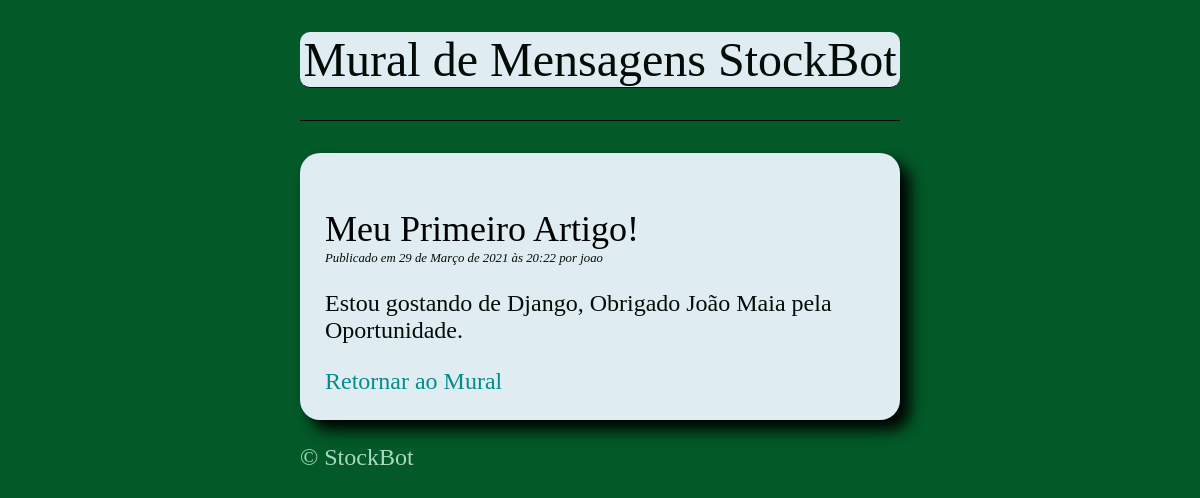
The app's page /blog/meu-primeiro-post/ with its own data.
### blog/models.py (models this page shows, shortened)
class Post(models.Model): #subclass da Model o nome é post pois haverão postagens
    title = models.CharField(max_length=255) # Todo post necessita um Título e o maximo serão 255 caracteres
    slug = models.SlugField(max_length=255, unique = True) # é o texto na url dos posts, por exemplo www.meusite.com/blog/ (o que estiver no slug) e ele será unico e não se repete na tabela
    author = models.ForeignKey(User, on_delete=models.CASCADE) #autor do post, o propio User ja vem com varias funções como nome , lastname, email , etc. many to one => um autor pdoe escrever varios posts e se usuário for excluído , os posts são deletados, como é um texto , não tem limite , diferente do titulo
    body = models.TextField()
    created = models.DateTimeField(auto_now_add=True) #essa tabela ira adicionar exatamente a hora que foi adicionado o post
    updated = models.DateTimeField(auto_now=True) # nesse caso a cada modificação no artigo, ele irá atualizar automaticamente.
    class Meta:
        ordering = ("-created",)

### blog/views.py (the view)
# urls.py: path("<slug:slug>/", views.PostDetailView.as_view(), name="detail"),
class PostDetailView(DetailView):
    model = Post

### blog/templates/blog/post_detail.html (shortened to what this page needs)
{% extends "blog/base.html" %}
{% block content %}
     <h2> {{ post.title}}</h2>
        <p class="date">
            Publicado em {{ post.created }} por {{ post.author}}
        </p>
        {{ post.body|linebreaks }}
        <a href="http://127.0.0.1:8000/blog/" > Retornar ao Mural</a>
{% endblock %}

### blog/static/css/blog.css (style rules this page uses)
body { margin: 0 25%; font-family: Verdana; font-size: 1.5rem; color: #040a05; background-color: #035928; }
h2 { color: #000000; font-weight: normal; margin-bottom: 1px; }
a { color:#038C8C; text-decoration:none; }
p.date { font-size: 0.8rem; font-style: italic; margin-top: 1px; }

### records on screen
Post: title "Meu Primeiro Artigo!", created "29 de Março de 2021 às 20:22", author "joao", body "Estou gostando de Django, Obrigado João Maia pela Oportunidade."
